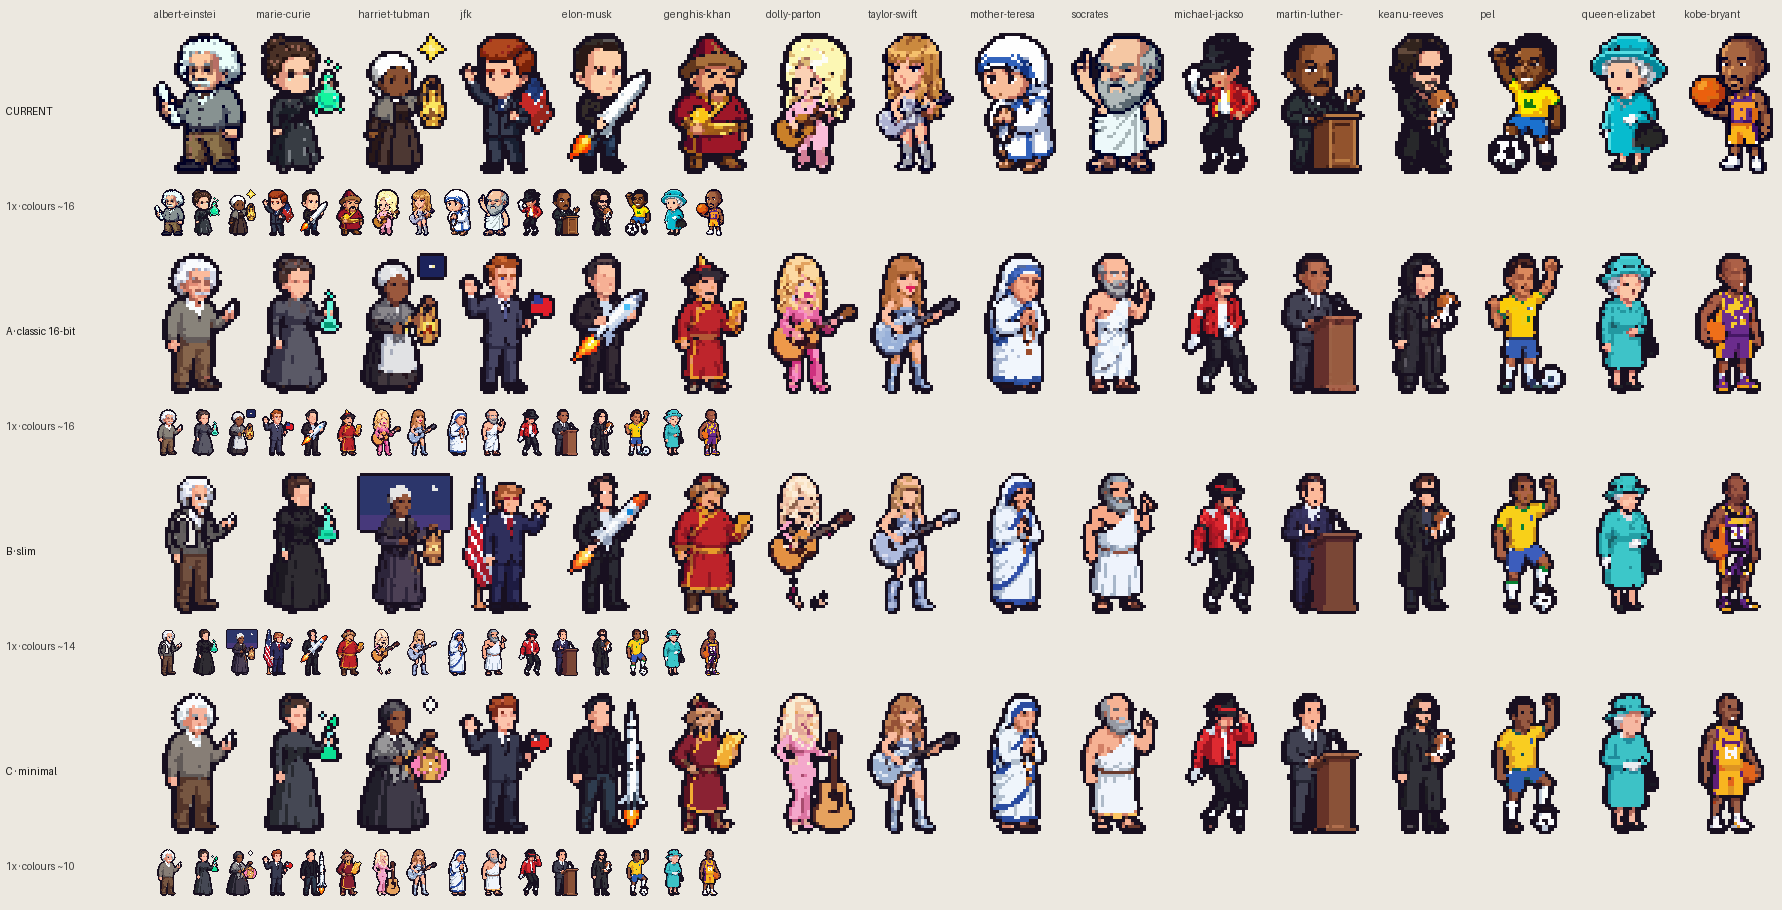

Reproduce this figure in Python.
#!/opt/homebrew/bin/python3
"""Comparison sheet: rows = CURRENT, A, B, C; each subject at 3x, plus a 1x strip per row."""
import sys
from pathlib import Path
import numpy as np
from PIL import Image, ImageDraw
ROOT = Path(__file__).resolve().parents[2]
sys.path.insert(0, str(Path(__file__).parent))
import importlib.util as u
sp = u.spec_from_file_location("V", Path(__file__).parent / "variants.py"); V = u.module_from_spec(sp); sp.loader.exec_module(V)

def current(slug):
    for p in [ROOT / "public/sprites" / f"{slug}.png", Path.home() / ".cache/hvi-avatar-audit/blobs" / f"{slug}.png"]:
        if p.exists(): return Image.open(p).convert("RGBA")
    return None

ROWS = [("CURRENT", current)] + [(spec["label"], (lambda k: lambda s: (Image.open(V.OUT / k / f"{s}.png").convert("RGBA") if (V.OUT / k / f"{s}.png").exists() else None))(k)) for k, spec in V.SPECS.items()]
S = 3; CW, CH = 34 * S, 50 * S; LABEL = 150
n = len(V.SUBJECTS)
strip_h = 60
W = LABEL + n * CW; H = len(ROWS) * (CH + strip_h + 10) + 30
sheet = Image.new("RGBA", (W, H), (236, 232, 224, 255)); d = ImageDraw.Draw(sheet)
for i, s in enumerate(V.SUBJECTS): d.text((LABEL + i * CW + 4, 8), s[:14], fill=(60, 60, 60, 255))
y = 30
for label, get in ROWS:
    d.text((6, y + CH // 2), label, fill=(20, 20, 20, 255))
    cols = []
    for i, s in enumerate(V.SUBJECTS):
        im = get(s)
        if im is None: d.text((LABEL + i * CW + 20, y + CH // 2), "n/a", fill=(150, 0, 0, 255)); continue
        fr = im.crop((0, 0, 32, 48))
        a = np.asarray(fr); cols.append(len({tuple(p[:3]) for p in a[a[..., 3] > 0]}))
        sheet.alpha_composite(fr.resize((32 * S, 48 * S), Image.NEAREST), (LABEL + i * CW + S, y))
        sheet.alpha_composite(fr, (LABEL + i * 36 + 4, y + CH + 8))   # 1x pen scale strip
    d.text((6, y + CH + 20), f"1x · colours ~{int(np.median(cols)) if cols else 0}", fill=(60, 60, 60, 255))
    y += CH + strip_h + 10
sheet.save(V.OUT / "compare.png"); print("wrote", V.OUT / "compare.png", sheet.size)
